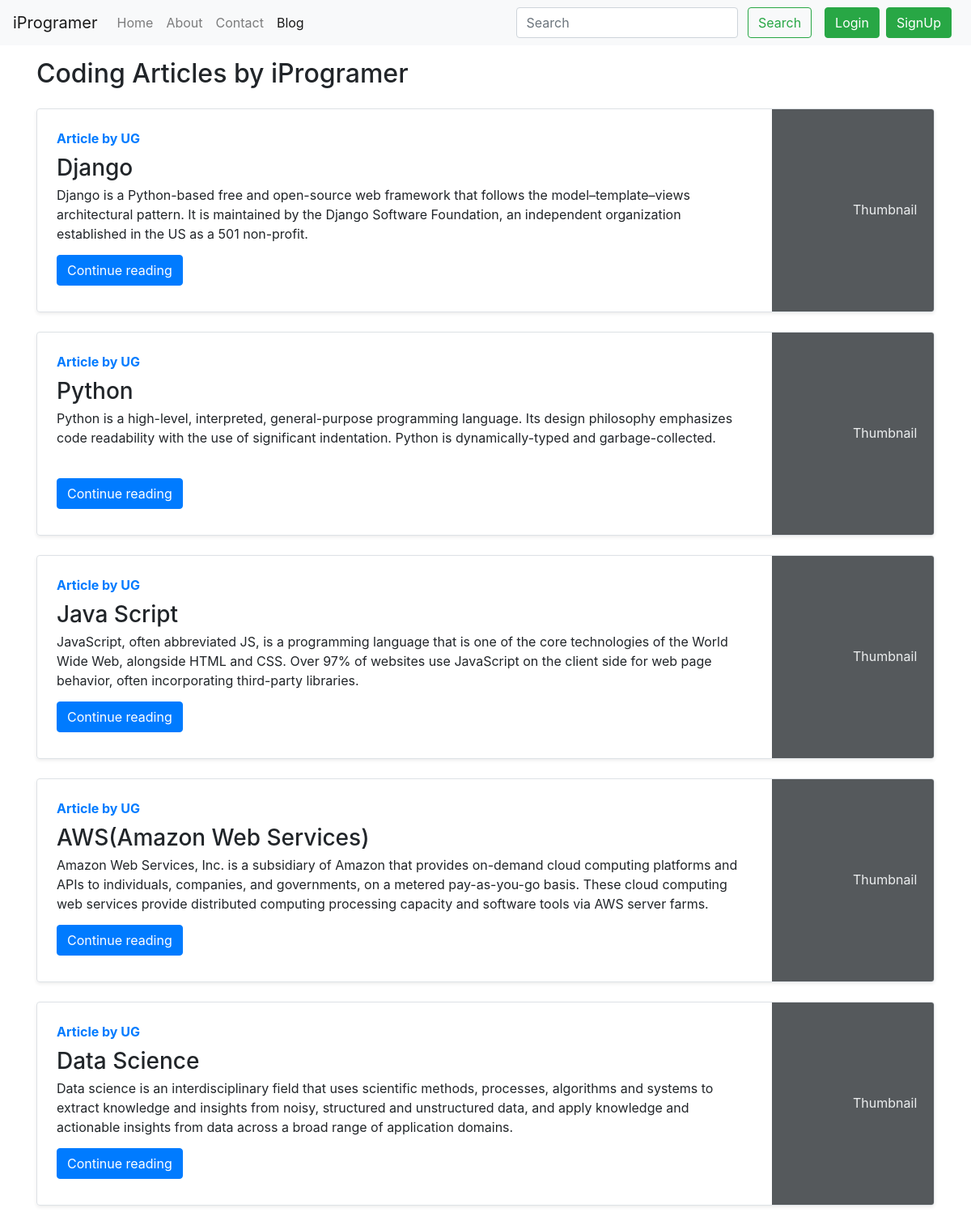
Screenshot of /blog/ with the database file from the repository.
### blog/models.py (models this page shows, shortened)
class Post(models.Model):
    sno=models.AutoField(primary_key=True)
    title=models.CharField(max_length=255)
    author=models.CharField(max_length=14)
    slug=models.CharField(max_length=130)
    timeStamp=models.DateTimeField(blank=True)
    content=models.TextField()

### blog/views.py (the view)
# urls.py: path('',views.blogHome,name='bloghome'),
def blogHome(request):
    allPosts= Post.objects.all()
    context={'allPosts': allPosts}
    return render(request, "blog/blogHome.html", context)

### templates/blog/blogHome.html (shortened to what this page needs)
{% extends 'base.html' %}
{% block blogactive %} active {% endblock blogactive %}
{% block body %}
<div class="container my-3">
    <h2>Coding Articles by iProgramer</h2>
    {% for post in allPosts  %}
    <div class="row no-gutters border rounded overflow-hidden flex-md-row mb-4 shadow-sm h-md-250 my-4 position-relative">
        <div class="col p-4 d-flex flex-column position-static">
            <strong class="d-inline-block mb-2 text-primary">Article  by {{post.author}}</strong>
            <h3 class="mb-0">{{post.title}}</h3>
            <p class="card-text mb-auto">{{post.content| truncatechars:500}}</p>
            <div class="my-2">
            	<a href="/blog/{{post.slug}}" role="button" class="btn btn-primary">Continue reading</a>
            </div>
        </div>
        <div class="col-auto d-none d-lg-block">
            <svg class="bd-placeholder-img" width="200" height="250" xmlns="http://www.w3.org/2000/svg" preserveAspectRatio="xMidYMid slice" focusable="false" role="img" aria-label="Placeholder: Thumbnail">
                <rect width="100%" height="100%" fill="#55595c"></rect><text x="50%" y="50%" fill="#eceeef" dy=".3em">Thumbnail</text>
            </svg>
        </div>
        </div>
        {% endfor %}
    </div>
 {% endblock %}

### templates/base.html (shortened to what this page needs)
<!doctype html>
<html lang="en">
  <head>
    <link rel="stylesheet" href="https://stackpath.bootstrapcdn.com/bootstrap/4.5.2/css/bootstrap.min.css">
  </head>
  <body>
    <nav class="navbar navbar-expand-lg navbar-light bg-light">
        <a class="navbar-brand" href="/">iProgramer</a>
        <div class="collapse navbar-collapse" id="navbarSupportedContent">
          <ul class="navbar-nav mr-auto">
            <li class="nav-item {% block homeactive %}  {% endblock homeactive %}">
              <a class="nav-link" href="/">Home <span class="sr-only">(current)</span></a>
            </li>
            <li class="nav-item {% block aboutactive %}  {% endblock aboutactive %}" >
              <a class="nav-link" href="/about">About</a>
            </li>
            <li class="nav-item {% block contactactive %}  {% endblock contactactive %} ">
              <a class="nav-link" href="/contact">Contact</a>
            </li>
            <li class="nav-item {% block blogactive %}  {% endblock blogactive %} ">
              <a class="nav-link" href="/blog">Blog</a>
            </li>
          </ul>
          <div class="ml-auto form-inline ">
          <form method="get" action="/search"class="my-2 my-lg-0 mx-3">
            <input class="form-control mr-sm-2" type="search" placeholder="Search" aria-label="Search" name="query" id="query">
            <button class="btn btn-outline-success my-2 my-sm-0 " type="submit">Search</button>
          </form>
{% if user.is_authenticated %}
<ul class="navbar-nav mr-2">
<li class="nav-item dropdown">
<a class="nav-link dropdown-toggle" href='#' id="navbarDropdown" role="button" data-toggle="dropdown"> Welcome {{request.user}}</a>
<div class="dropdown-menu" aria-labelledby="navbarDropdown">
          <a class="dropdown-item" href="/logout">Logout</a>
        </div>
      </li>
      </ul>
      </div>
{% else %}
<button type="button" class="btn btn-success mr-2" data-toggle="modal" data-target="#loginModal">
Login
</button>
<button type="button" class="btn btn-success mr-2" data-toggle="modal" data-target="#signupModal">
SignUp
</button>
{% endif %}
        </div>
      </nav>
      {% block body %}  {% endblock body %}
  </body>
</html>

### rows the page displays
Post: author "UG", title "Django", content "Django is a Python-based free and open-source web framework that follows the model–template–views architectural pattern. It is maintained by the Django Software Foundation, an independent organization established in the US as a 501 non-profit."
Post: author "UG", title "Python", content "Python is a high-level, interpreted, general-purpose programming language. Its design philosophy emphasizes code readability with the use of significant indentation. Python is dynamically-typed and garbage-collected."
Post: author "UG", title "Java Script", content "JavaScript, often abbreviated JS, is a programming language that is one of the core technologies of the World Wide Web, alongside HTML and CSS. Over 97% of websites use JavaScript on the client side for web page behavior, often incorporating third-party libraries."
Post: author "UG", title "AWS(Amazon Web Services)", content "Amazon Web Services, Inc. is a subsidiary of Amazon that provides on-demand cloud computing platforms and APIs to individuals, companies, and governments, on a metered pay-as-you-go basis. These cloud computing web services provide distributed computing processing capacity and software tools via AWS server farms."
Post: author "UG", title "Data Science", content "Data science is an interdisciplinary field that uses scientific methods, processes, algorithms and systems to extract knowledge and insights from noisy, structured and unstructured data, and apply knowledge and actionable insights from data across a broad range of application domains."
